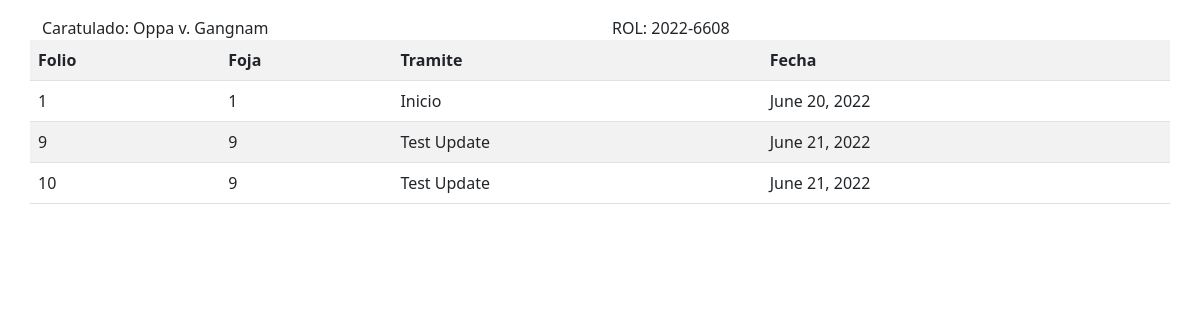
Screenshot of /causa/2 with the database file from the repository.
### core/models.py (models this page shows, shortened)
class Causa(models.Model):
    caratulado = models.CharField(max_length=200, verbose_name="Caratulado de la causa")
    rol = models.CharField(max_length=100, verbose_name="Rol de la causa")
    fecha_ingreso = models.DateField()
    estado = models.CharField(max_length=100, verbose_name="Estado de la causa")
    abogados = models.ManyToManyField(Abogado)
    tribunal = models.ForeignKey(Tribunal, on_delete=models.CASCADE)
    contrato = models.ForeignKey(Contrato, on_delete=models.CASCADE, null=True)
    clientes = models.ManyToManyField(Cliente)

class Tramite(models.Model):
    folio = models.IntegerField(verbose_name="Folio del presente tramite")
    foja = models.IntegerField(verbose_name="Foja en el archivador")
    documento = models.FileField(verbose_name="Copia del archivo encontrado en la pagina del poder judicial", blank=True)
    etapa = models.CharField(max_length=200, verbose_name="Etapa en la que fue introducido")
    descripcion_tramite = models.TextField()
    fecha_tramite = models.DateField(verbose_name="Fecha del tramite")
    causa = models.ForeignKey(Causa, on_delete=models.CASCADE)

### core/views.py (the view)
# urls.py: path('causa/<id>', views.detalle_causa, name='causa'),
def detalle_causa(request, id):
    causa_actual = Causa.objects.get(id=id)
    tramites = Tramite.objects.all().filter(causa__id=id)
    datos = {
        'causa': causa_actual,
        'tramites': tramites
    }
    return render(request, 'detalle_causa.html', datos)

### core/templates/detalle_causa.html (shortened to what this page needs)
{% load static %}
<!DOCTYPE html>
<html>
<head>
    <link href="{% static 'css/bootstrap.css' %}" rel="stylesheet" />
</head>
<body>
    <nav class="navbar">
    </nav>
    <div class="container-lg">
        <div class="row">
            <div class="col">Caratulado: {{causa.caratulado}}</div>
            <div class="col">ROL: {{causa.rol}}</div>
        </div>
        <div class="row">
            <table class="table table-striped">
                <tr>
                    <th>Folio</th>
                    <th>Foja</th>
                    <th>Tramite</th>
                    <th>Fecha</th>
                </tr>
                {% for tr in tramites %}
                <tr>
                    <td>{{tr.folio}}</td>
                    <td>{{tr.foja}}</td>
                    <td>{{tr.etapa}}</td>
                    <td>{{tr.fecha_tramite}}</td>
                </tr>
                {% endfor %}
            </table>
        </div>
    </div>
</body>
</html>

### rows the page displays
Causa: caratulado "Oppa v. Gangnam", rol "2022-6608"
Tramite: folio "1", foja "1", etapa "Inicio", fecha_tramite "June 20, 2022"
Tramite: folio "9", foja "9", etapa "Test Update", fecha_tramite "June 21, 2022"
Tramite: folio "10", foja "9", etapa "Test Update", fecha_tramite "June 21, 2022"
